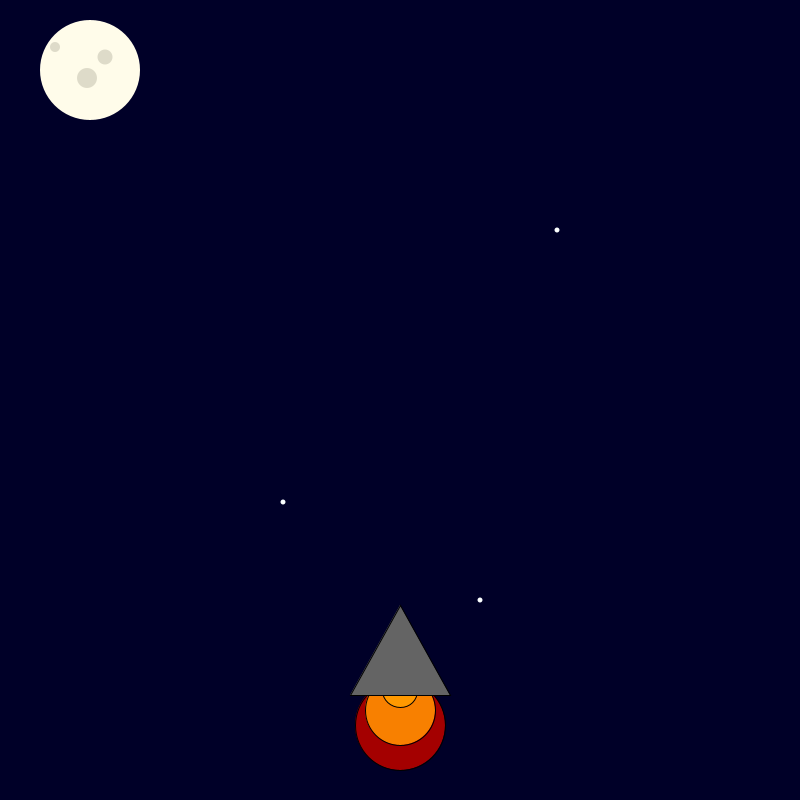
Frame 1 (no input)
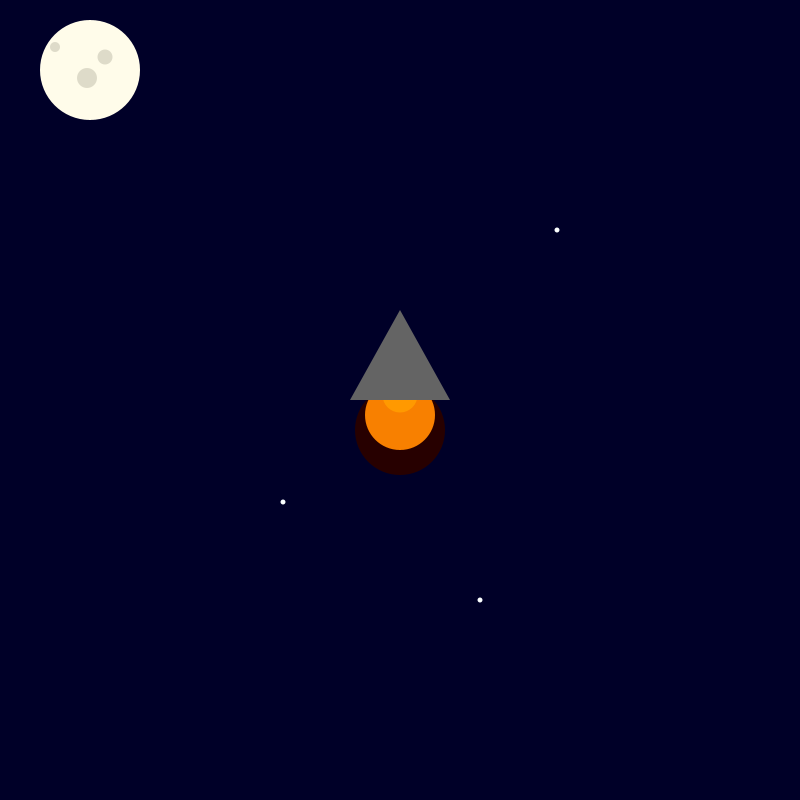
Frame 60 (the mouse pressed at the canvas centre just before this capture)
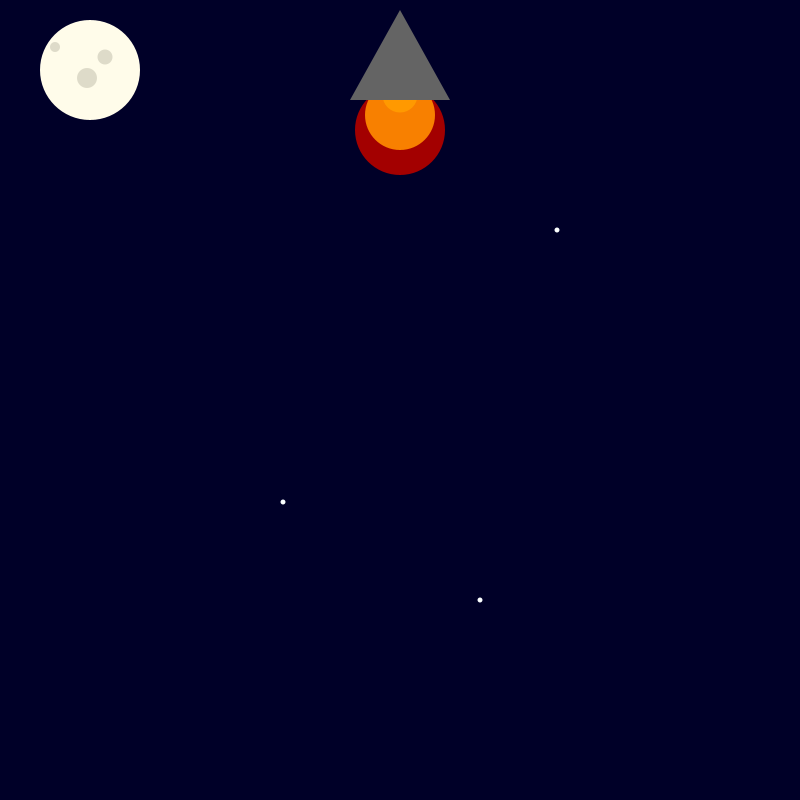
Frame 120 (the mouse held since frame 60 and released just before this capture)

The Processing sketch that drew these frames (run headless with seeded random() and noise(); from frame 60 on, the mouse is pressed at the canvas centre):

// Processing sketch: rocket_ship
// ── rocket_ship.pde
int x = 400; 
int y = 600; 

void setup() {
  size(800, 800);
}

void draw() {
     background(0, 0, 40);
y-=5;
    fill(random(255), 0, 0);
    ellipse(x, y + 130, 90, 90);
    fill(248, 128, 0);
    ellipse(x, y + 115, 70, 70);
    fill(255, 153, 0);
    ellipse(x, y + 95, 35, 35);
    fill(100, 100, 100);
    triangle(x, y + 10, x + 50, y + 100, x - 50, y + 100);
noStroke();
fill(#FFFCEA);
  ellipse(90, 70, 100, 100);
fill(#DEDBC9);
  ellipse(87, 78, 20, 20);
  ellipse(105, 57, 15, 15);
  ellipse(55, 47, 10, 10);
fill(#FAFEFF);
  ellipse(283, 502, 5, 5);
  ellipse(557, 230, 5, 5);
  ellipse(480, 600, 5, 5);
}
